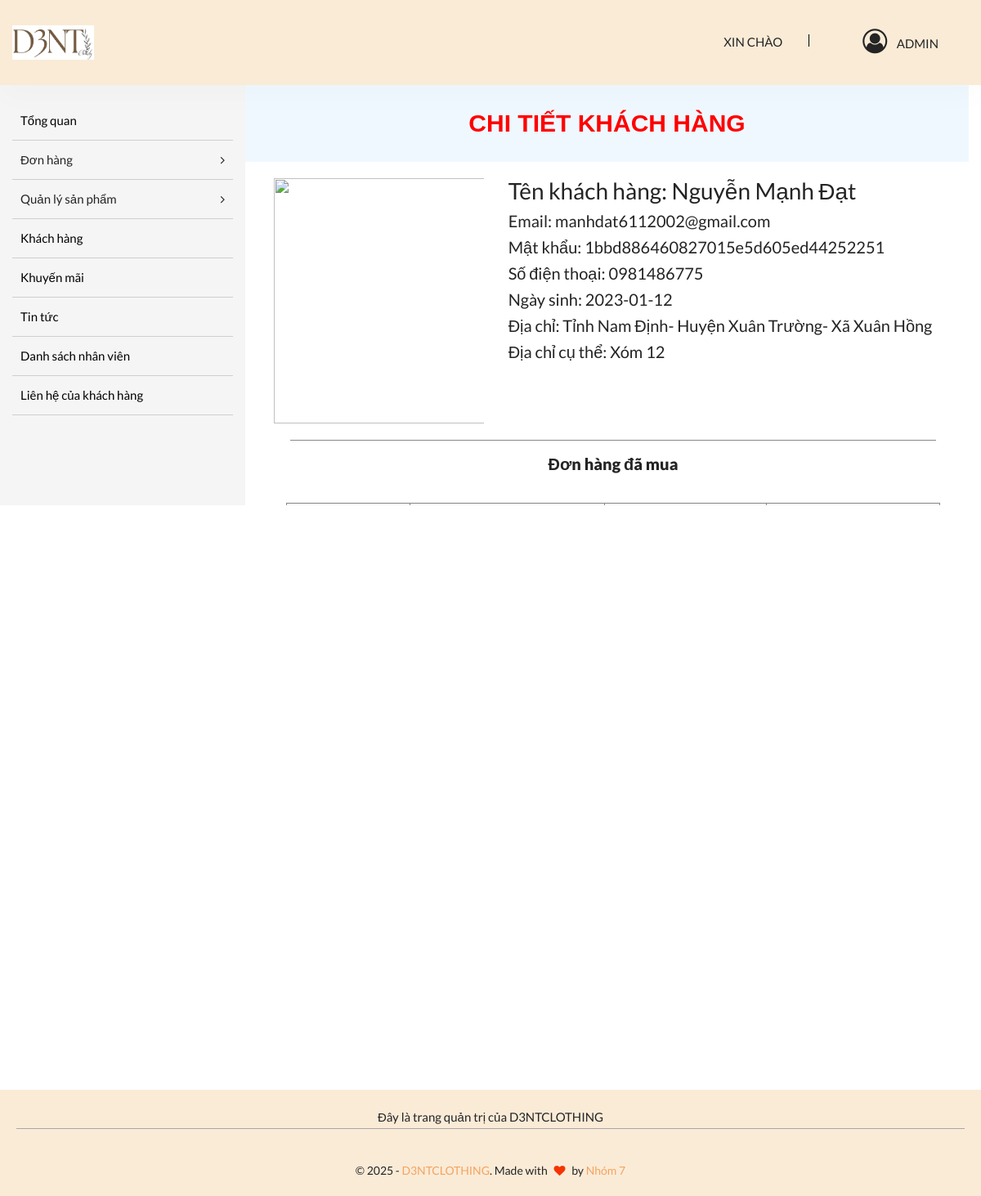
Screenshot of /admin/customer_details.php?user_id=1 with the database file from the repository.
### tables this page shows
CREATE TABLE `tbl_user` (
  `user_id` int(11) NOT NULL,
  `user_name` varchar(200) NOT NULL,
  `password` varchar(200) NOT NULL,
  `specific_location` varchar(200) NOT NULL,
  `email` varchar(200) NOT NULL,
  `phone` text NOT NULL,
  `birthday` date NOT NULL,
  `city` varchar(200) NOT NULL,
  `district` varchar(200) NOT NULL,
  `ward` varchar(200) NOT NULL
);

### admin/customer_details.php (the view, shortened to what this page needs)
<?php
require_once("header_admin.php");
$user_id = $_GET['user_id'];
?>
            <div class="col-lg-9">
                <div class="title_item">CHI TIẾT KHÁCH HÀNG</div>
            <div class="scroll">
                <div class="container" style="padding: 20px;">
                    <div class="row">
                        <div class="col-4">
                            <img width="300px" height="300px" src="https://znews-photo.zingcdn.me/w660/Uploaded/qhj_yvobvhfwbv/2018_07_18/Nguyen_Huy_Binh1.jpg" alt="">
                        </div>
                        <?php
                            $sql="SELECT `user_id`, `user_name`, `password`, city,district,ward, `specific_location`, `email`, `phone`, `birthday`
                            FROM `tbl_user` WHERE user_id ='".$user_id."' ";
                            $ketQuaTruyVan = $conn->query($sql);
                            if($ketQuaTruyVan -> num_rows>0)
                            {
                                $customer = $ketQuaTruyVan -> fetch_assoc()
                        ?>
                        <div class="col-8">
                            <div class="customer_info">
                                <h3>Tên khách hàng: <?=$customer['user_name']?></h3>
                                <h5>Email:  <?=$customer['email']?></h5>
                                <h5>Mật khẩu:  <?=$customer['password']?></h5>
                                <h5>Số điện thoại:  <?=$customer['phone']?></h5>
                                <h5>Ngày sinh:  <?=$customer['birthday']?></h5>
                                <h5>Địa chỉ:  <?=$customer['city']?>- <?=$customer['district']?>- <?=$customer['ward']?></h5>
                                <h5>Địa chỉ cụ thể:  <?=$customer['specific_location']?></h5>
                            </div>
                        </div>
                    </div>
                    <?php
                                }
                        ?>
                    <div class="order_customer"><span>Đơn hàng đã mua</span></div>
                    <div class="container" style="margin-top:10px;">
                    <table class="table table-striped table-bordered">
                    <tr>
                        <th>ID</th>
                        <th>Ngày đặt</th>
                        <th>Tổng tiền</th>
                        <th>Trang thái</th>
                    </tr>
                    </table>
                    </div>
                </div>
                </div>
            </div>
        </div>
      </div>
    </section>
  </main>
<?php
require_once("footer_admin.php")
?>

### admin/header_admin.php (style rules this page uses)
.title_item { font-family:'Gill Sans', 'Gill Sans MT', Calibri, 'Trebuchet MS', sans-serif; margin-left: -15px; padding: 20px; text-align: center; background-color: aliceblue; font-size: 30px; font-weight: 800; color: red; }
.scroll { height: 420px; overflow: scroll; }
.table-bordered { border: 1px solid #888; }
.order_customer { margin: 20px; padding: 10px; text-align: center; font-size: 20px; border-top: 1px solid #888; font-weight: 800; }

### rows the page displays
tbl_user: user_name "Nguyễn Mạnh Đạt", email "manhdat6112002@gmail.com", password "1bbd886460827015e5d605ed44252251", phone "0981486775", birthday "2023-01-12", city "Tỉnh Nam Định", district "Huyện Xuân Trường", ward "Xã Xuân Hồng", specific_location "Xóm 12"
